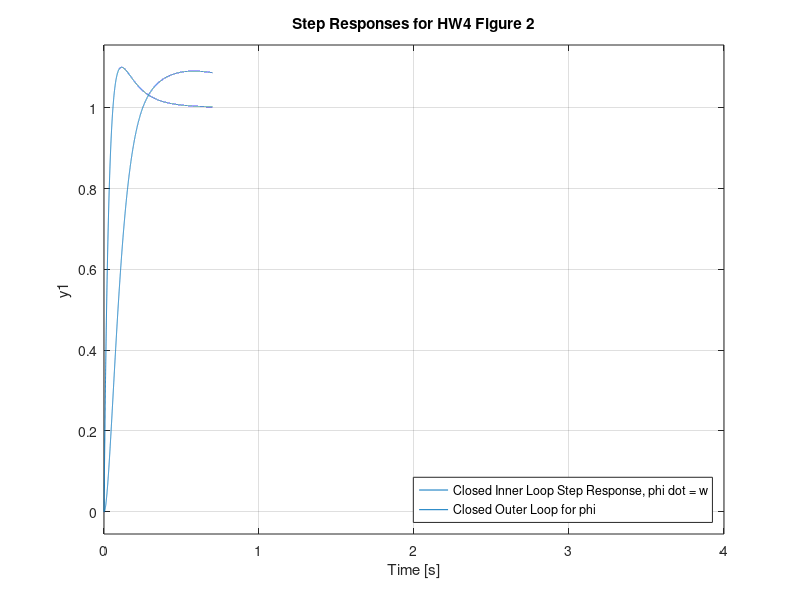

Source code (MATLAB):
clc
close all
clear 

m = 2; %kg 
J = .05; %kg m^2
tau = .2; %sec 
l = .15; %meters 
g = 9.81; %m/s^2
D = 0; % viscous damping , air drag 
s = tf('s');
C1 = tf(1, [tau, 1]);
C2 = l / (s*J);
C3 = 1/s;

Ct = C1*C2;

Ci = tf([1.2e04 , 1.398e05, 3.585e05],[1, 4571, 0]);

FGi = Ci*C1*C2;
CLi  = feedback(FGi, 1);
step(CLi)

xlabel('Time [sec]')
ylabel('Response Amplitude')
FGo = CLi*C3;

%Co = tf( [225.3 , 8001 , 1.231e04], [ 1, 1004]);
Co = tf([7.845,  9.87], [1, 0]);
T = feedback(Co*FGo, 1);
hold on 
step(T) 
xlim([0, 4]);
title('Step Responses for HW4 Figure 2')
legend('Closed Inner Loop Step Response, phi dot = w', 'Closed Outer Loop for phi ','Location','southeast')